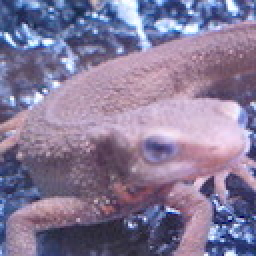
#> input picture Question_01_10/answers_py/imori.jpg, 128 x 128 px, found by its file name (shown 2 times larger)
$ python 'Affine Rotation.py'   (older library calls are emulated)
#> lines starting #> are read from the running program, lines starting #| are printed output that depends on the picture
# -*- coding: utf-8 -*-
import cv2
import numpy as np


def rotation(img, a=1, b=0, c=0, d=1, tx=0, ty=0):
#> called with a = 0.866, b = 0.5, c = -0.5, d = 0.866, tx = 0, ty = 0
    H, W, C = img.shape
#> H = 128; W = 128; C = 3

    # new H and w for output image
    H_new = max(int(H*d), H)
#> H_new = 128
    W_new = max(int(W*a), W)
#> W_new = 128
    out = np.zeros((H_new, W_new, C))

    # kernel
    K = np.matrix([[d, -b],[-c, a]])
#> K = [[0.866, -0.5], [0.5, 0.866]]

    adbc = a*d - b*c
#> adbc = 1
    max_x = 0
    max_y = 0
    min_x = 2*W
#> min_x = 256
    min_y = 2*H
#> min_y = 256

    for j in range(int(H*d)):
        for i in range(int(W*a)):
            pixel = (np.matmul(K, np.matrix([i, j]).T)/adbc).astype(np.int)
            # if (pixel[1,0]<H) & (np.min(pixel)>=0) & (pixel[0,0]<W):
            #     continue
            if (pixel[1,0]>max_y):
                max_y = pixel[1,0]
            elif (pixel[0,0]>max_x):
                max_x = pixel[0,0]
            elif (pixel[1,0]<min_y):
                min_y = pixel[1,0]
            elif (pixel[0,0]<min_x):
                min_x = pixel[0,0]
#> after the loop, max_x = 93; max_y = 148; min_x = -54; min_y = 0

    pixel_temp = (np.matrix([[(max_x + min_x)/2, (max_y + min_y)/2]]).T).astype(np.int)
#> pixel_temp = [[19], [74]]
    T = - np.matrix([int(W/2), int(H/2)]).T + pixel_temp
#> T = [[-45], [10]]

    for j in range(H_new):
        for i in range(W_new):
            pixel = (np.matmul(K, np.matrix([i, j]).T)/adbc - T).astype(np.int)
            if (pixel[1,0]<H) & (np.min(pixel)>=0) & (pixel[0,0]<W):
                out[j, i, :] = img[pixel[1, 0], pixel[0, 0], :]
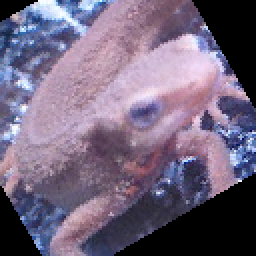
#> out: shape (128, 128, 3) float64 (shown 2 times larger); mean B, G, R 125.2, 101.5, 114.7
    return out.astype(np.uint8)


# Read image
img = cv2.imread("imori.jpg").astype(np.float)

# Affine
A = 30.
theta = - np.pi * A / 180.

# Process image
out = rotation(img, a=np.cos(theta), b=-np.sin(theta), c=np.sin(theta), d=np.cos(theta),
 tx=0, ty=0)

# Show and save result
cv2.namedWindow("result", 0)
cv2.resizeWindow("result", 256, 256)
cv2.imshow("result", out)
cv2.waitKey(0)
cv2.imwrite("Myresult/out30.jpg", out)
cv2.destroyAllWindows()
